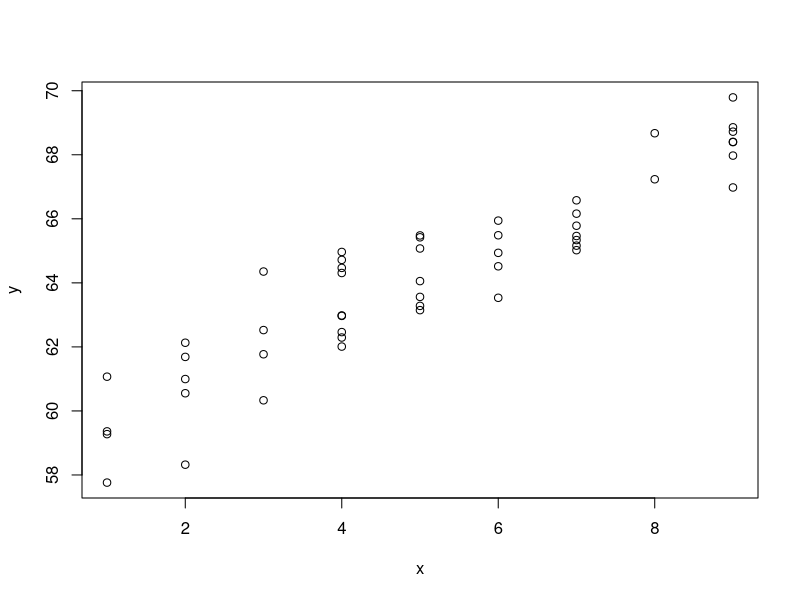
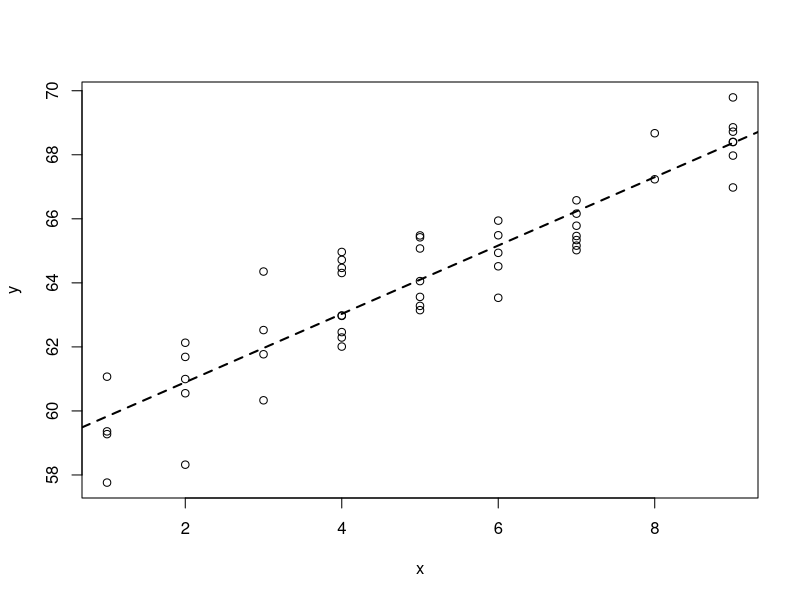
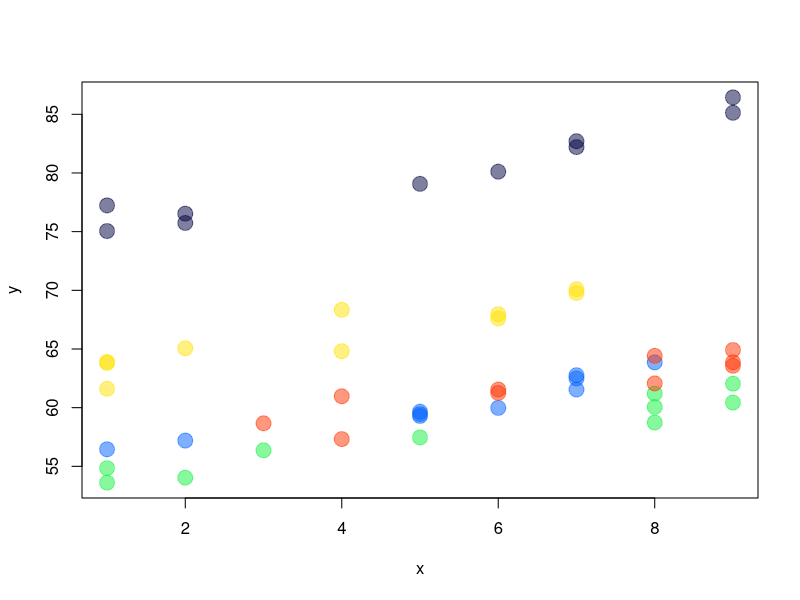
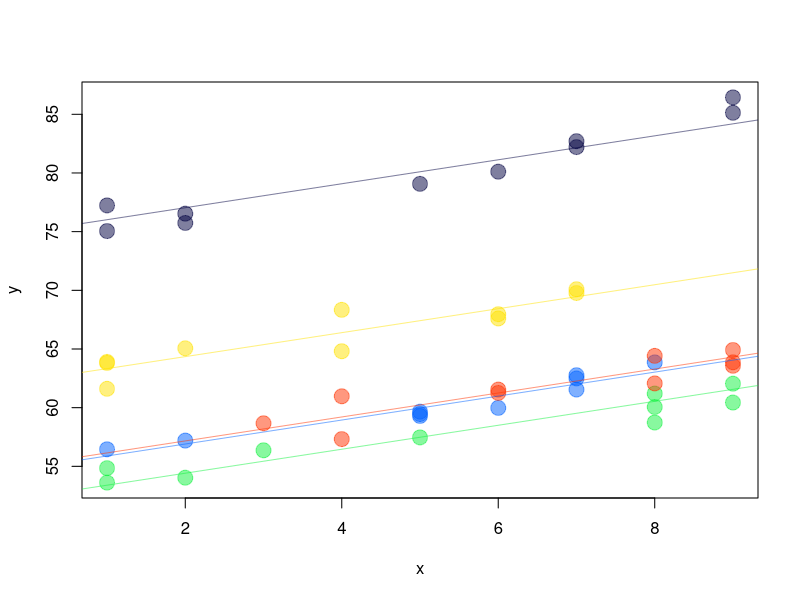
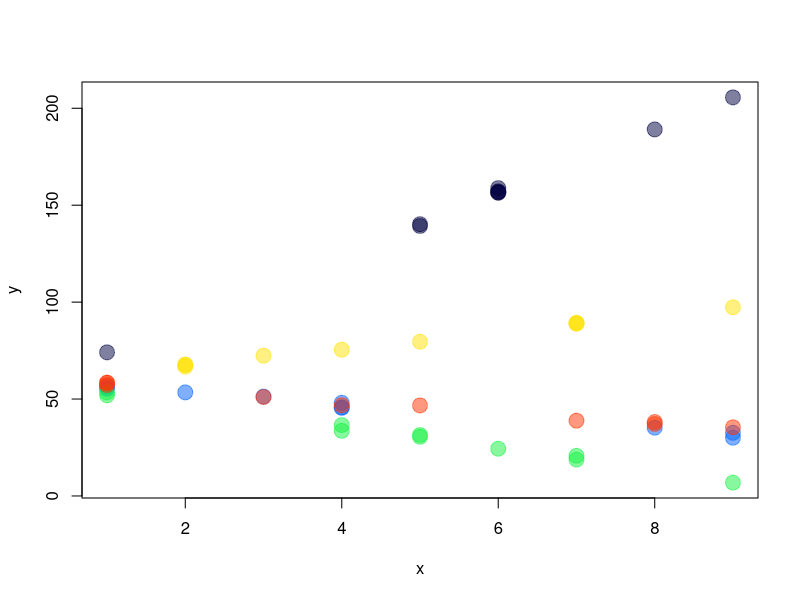
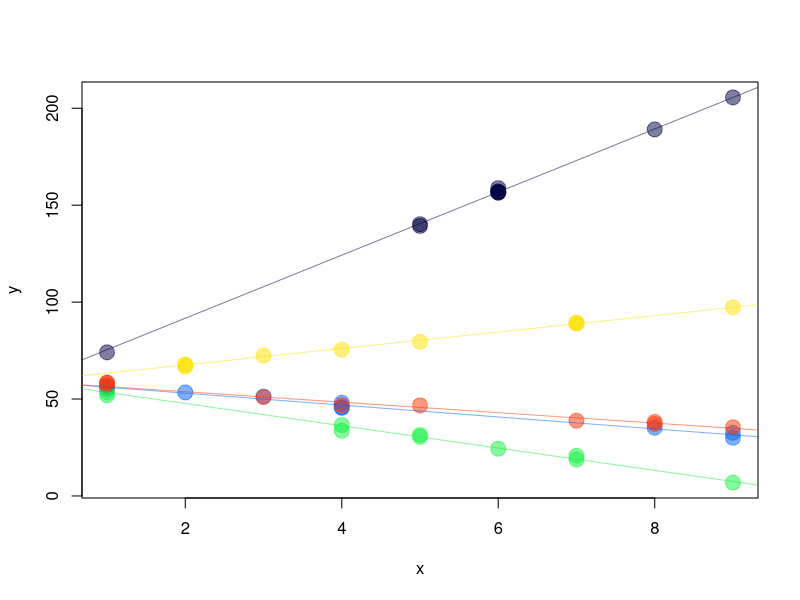
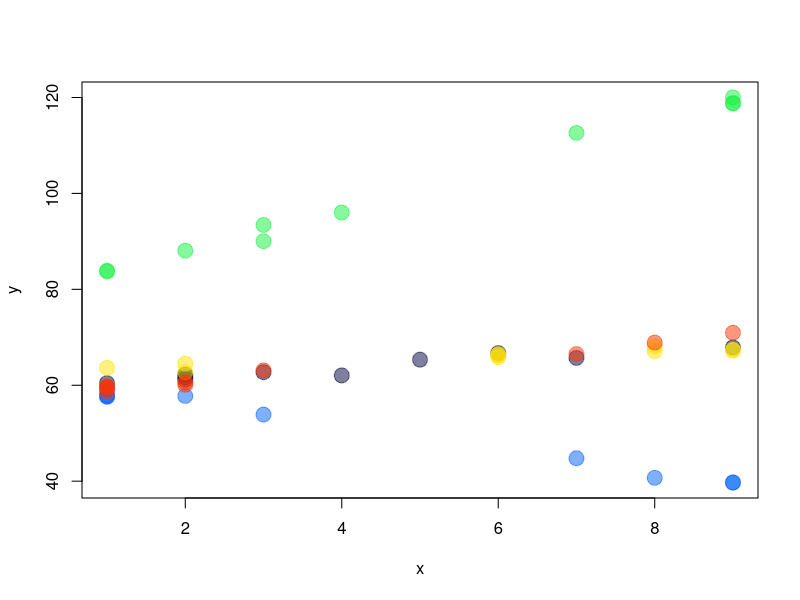
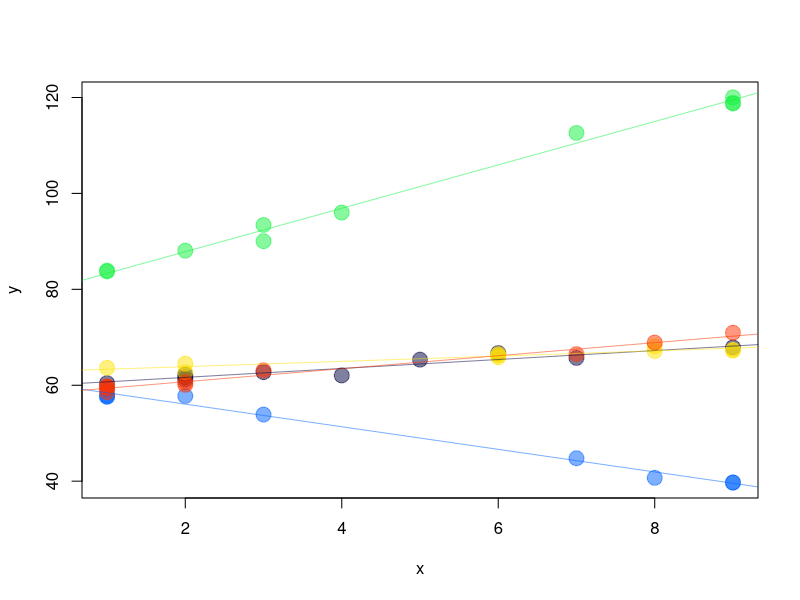

Write R code to recreate these figures, in order.
## ---- chunk 1
knitr::opts_chunk$set(echo = TRUE, fig.width=6, fig.height=5)
## ---- chunk 2
n <- 50
x <- sample(1:9, size=n, replace=TRUE) # Uniforme discreta [1, 9]
sig <- 1
media <- 59 + 1 * x
y <- rnorm(n=n, mean=media, sd=sig)
## ---- chunk 3
plot(y ~ x)
## ---- chunk 4
mod1 <- lm(y ~ x)
c(mod1$coef, sigma=summary(mod1)$sigma)
## ---- chunk 5
plot(y ~ x)
abline(mod1, lty='dashed', lwd=2)
## ---- chunk 6
sig <- 1
sd_b0 <- 10
ng <- 5        # número de grupos
ni <- 10       # número de obs por grupo
n <- ng * ni   # número de obs total
grupo <- rep(1:5, each=ni) # Variable de agrupación
x <- sample(1:9, size=n, replace=TRUE)
b0 <- rnorm(n=ng, mean=0, sd=sd_b0)  # Vector con los cinco b0
b0_rep <- rep(b0, each=ni)           # Vector con los b0 repetidos
media <- 59 + 1 * x + b0_rep
y <- rnorm(n=n, mean=media, sd=sig)
dt <- data.frame(grupo=grupo, x=x, b0_rep, y=y)
## ---- chunk 7
dt[1:15, ]
## ---- chunk 8
colores <- c("#00004080", "#0063FF80", "#13F24080", "#FFE20180", "#FF330080")
with(dt, plot(y ~ x, pch=20, col=colores[dt$grupo], cex=3))
## ---- chunk 9
library(nlme)
mod2 <- lme(y ~ x, random = ~ 1 | grupo, data=dt)
summary(mod2)
## ---- chunk 10
fixef(mod2)
## ---- chunk 11
cbind(ranef(mod2), b0)
## ---- chunk 12
coef(mod2)
## ---- chunk 13
coef <- coef(mod2)
with(dt, plot(y ~ x, pch=20, col=colores[dt$grupo], cex=3))
for (i in 1:5) abline(a=coef[i, 1], b=coef[i, 2], col=colores[i])
## ---- chunk 14
sig <- 1
sd_b1 <- 5
ng <- 5
ni <- 10
n <- ng * ni
grupo <- rep(1:5, each=ni)
n <- ng * ni
x <- sample(1:9, size=n, replace=TRUE)
b1 <- rnorm(n=ng, mean=0, sd=sd_b0)
b1_rep <- rep(b0, each=ni)
media <- 59 + 1 * x + b1_rep * x
y <- rnorm(n=n, mean=media, sd=sig)
dt <- data.frame(grupo=grupo, x=x, b1_rep, y=y)
## ---- chunk 15
dt[1:15, ]
## ---- chunk 16
with(dt, plot(y ~ x, pch=20, col=colores[dt$grupo], cex=3))
## ---- chunk 17
mod3 <- lme(y ~ x, random = ~ -1 + x | grupo, data=dt)
summary(mod3)
## ---- chunk 18
fixef(mod3)
## ---- chunk 19
cbind(ranef(mod3), b1)
## ---- chunk 20
coef(mod3)
## ---- chunk 21
coef <- coef(mod3)
with(dt, plot(y ~ x, pch=20, col=colores[dt$grupo], cex=3))
for (i in 1:5) abline(a=coef[i, 1], b=coef[i, 2], col=colores[i])
## ---- chunk 22
ng <- 5
ni <- 10
n <- ng * ni
sig <- 1
sd_b0 <- 9     # Matriz de covarianzas de los efectos aleatorios
sd_b1 <- 4
sd_b0b1 <- -2
library(MASS)
mu <- c(0, 0)
Sigma <- matrix(c(sd_b0^2, sd_b0b1, sd_b0b1, sd_b1^2), ncol=2)
b <- mvrnorm(n=ng, mu=mu, Sigma=Sigma)
b_rep <- b[rep(1:nrow(b), each=ni), ]
grupo <- rep(1:5, each=ni)
x <- sample(1:9, size=n, replace=TRUE)
media <- 59 + 1 * x + b_rep[, 1] + b_rep[, 2] * x
y <- rnorm(n=n, mean=media, sd=sig)
dt <- data.frame(grupo=grupo, x=x, b0=b_rep[, 1], b1=b_rep[, 2], y=y)
## ---- chunk 23
dt[1:15, ]
## ---- chunk 24
with(dt, plot(y ~ x, pch=20, col=colores[dt$grupo], cex=3))
## ---- chunk 25
mod4 <- lme(y ~ x, random = ~ 1 + x | grupo, data=dt)
summary(mod4)
## ---- chunk 26
coef <- coef(mod4)
with(dt, plot(y ~ x, pch=20, col=colores[dt$grupo], cex=3))
for (i in 1:5) abline(a=coef[i, 1], b=coef[i, 2], col=colores[i])
